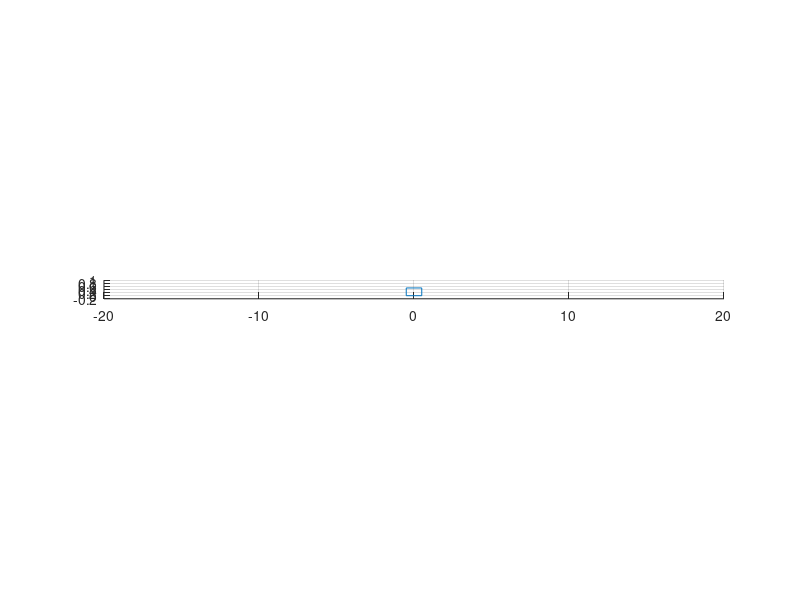

Recreate this plot in MATLAB. (Note: this script raises an error after producing the figure.)
clear,clc,clf
%% Plane generations
plCar=[1,0;0,0.5]*[0,1,1,0,0;0,0,1,1,0]+repmat([-0.5;0],1,5);
params.M = 100;
%% Drawing Scene
figure(1)
hCar=hgtransform; line(plCar(1,:),plCar(2,:),'parent',hCar)
hold on, grid on
axis equal
axis([-20,20,-0.2,1])
%% Degrees of freedom
px = 0.1;
set(hCar,'matrix',makehgtform('translate',[px,0,0]))
%% Modelo dinamico
figure(1)
h=0.01;
nmax = 5000;
xrk = -1*[2;5;];
xr = [];
for n=0:nmax
    trk = n*h;
    F = @(t)(100*blockFLC(xrk(1),xrk(2)));
%    xrk = methodRK(@(x)(dynBlock(x,params)),xrk,h);
    xrk = methodRKandF(@(t,x,f,pars)(dynBlock(t,x,f,pars)),F,params,trk,xrk,h);
    xr = [xr xrk];
    px = xrk(1);
    set(hCar,'matrix',makehgtform('translate',[px,0,0]))
    drawnow
end
%%
figure(2)
subplot(2,1,1),plot(xr(1,:),'r--'),grid on, hold on
subplot(2,1,2),plot(xr(2,:),'r--'),grid on, hold on
%%
z = [];
for x = -100:100
    for v = -100:100
        z = [z blockFLC(x,v)];
    end
end
%%
figure(3)
surf(reshape(z,201,[]),'edgecolor','none')
hold on, grid on
xlabel('x'),ylabel('v'),zlabel('z')
light
axis tight
